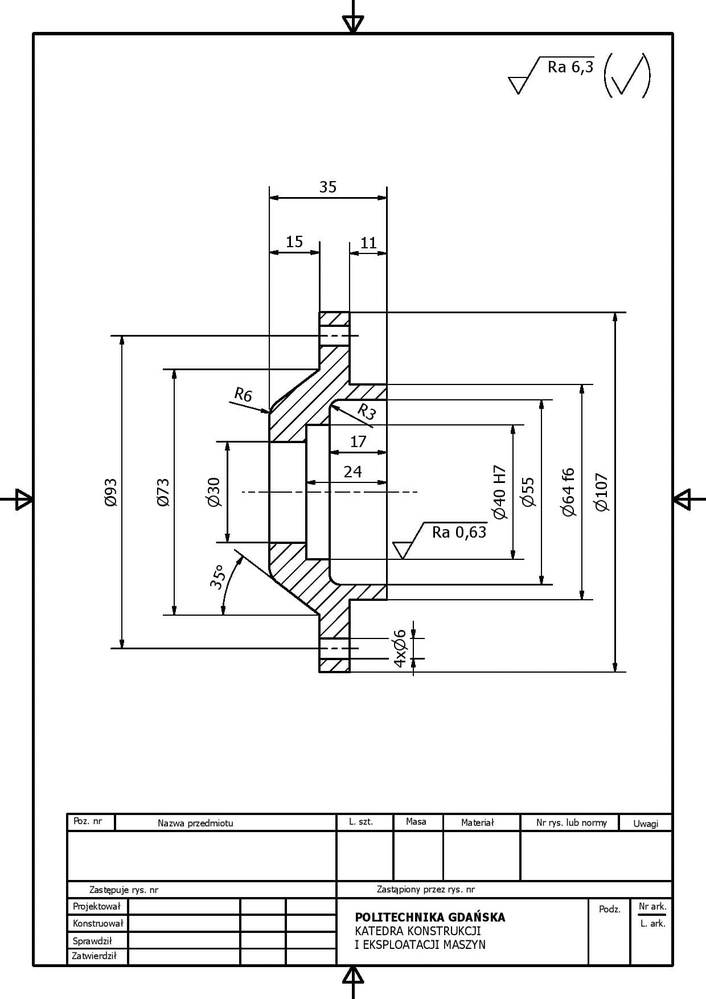
#> input picture University_Projects/multimedia_systems/lossless-compression/images/rysunek_techniczny.jpg, 706 x 999 px, shrunk from 1240 x 1754 before the run
$ python lossless_compression.py
#> lines starting #> are read from the running program, lines starting #| are printed output that depends on the picture
import numpy as np
from tqdm import tqdm
import matplotlib.pyplot as plt
import sys

img_tech = plt.imread(r"images/rysunek_techniczny.jpg")
#> img_tech is the input picture: shape (999, 706, 3); min 0, max 255, mean 241
img_wzor = plt.imread(r"images/wzor_dokumentu.png")
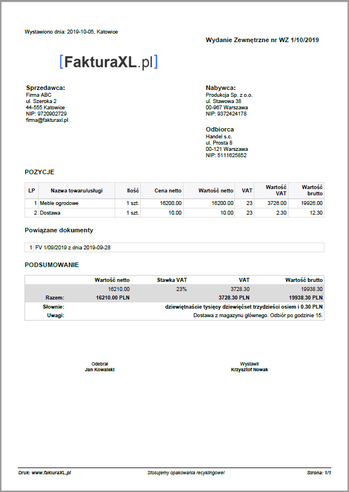
#> input picture University_Projects/multimedia_systems/lossless-compression/images/wzor_dokumentu.png, 349 x 492 px, shrunk from 612 x 864 before the run
#> img_wzor is the input picture: shape (492, 349, 3) float32; mean R, G, B 0.962, 0.963, 0.962
img_color = plt.imread(r"images/kolorowe_zdjecie.jpg")
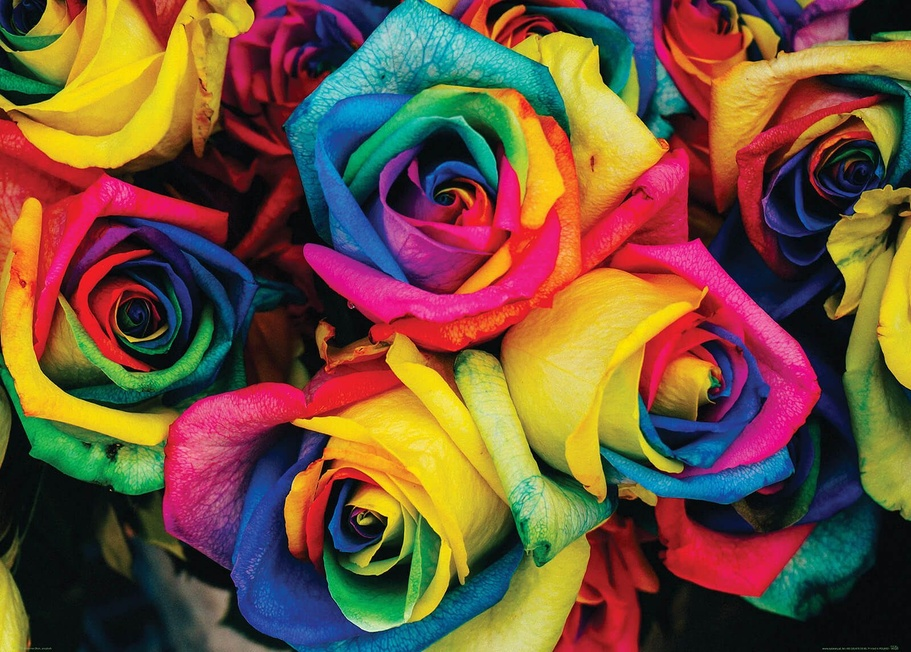
#> input picture University_Projects/multimedia_systems/lossless-compression/images/kolorowe_zdjecie.jpg, 911 x 652 px, shrunk from 1600 x 1144 before the run
#> img_color is the input picture: shape (652, 911, 3); mean R, G, B 114.3, 83.8, 59
#img_google = plt.imread(r"google_picture.jpg")
paths = [img_tech, img_wzor, img_color]
print(img_tech.shape)
#| (999, 706, 3)

def get_size(obj, seen=None):
    size = sys.getsizeof(obj)
    if seen is None:
        seen = set()
    obj_id  = id(obj)
    if obj_id is seen:
        return 0
    seen.add(obj_id)
    if isinstance(obj,np.ndarray):
        size=obj.nbytes
    elif isinstance(obj, dict):
        size += sum([get_size(v, seen) for v in obj.values()])
        size += sum([get_size(k, seen) for k in obj.keys()])
    elif hasattr(obj, '__dict__'):
        size += get_size(obj.__dict__, seen)
    elif hasattr(obj, '__iter__') and not isinstance(obj, (str, bytes, bytearray)):
        size += sum([get_size(i, seen) for i in obj])
    return size
dane_testowe = np.array([1,1,1,1,2,1,1,1,1,2,1,1,1,1])
print(dane_testowe)
print(np.array(dane_testowe.shape))
print(get_size(dane_testowe))

def test_RLE_encode(data):
    flat_data = data.flatten()
    buffer_size = len(flat_data) * 2
    encoded_buffer = np.zeros(buffer_size, dtype=int)
    start_value = flat_data[0]
    start_length = 1
    buffer_index = 0
    for i in range(1, len(flat_data)):
        if flat_data[i] == start_value:
            start_length += 1
        else:
            encoded_buffer[buffer_index] = start_length
            encoded_buffer[buffer_index + 1] = start_value
            buffer_index += 2
            start_value = flat_data[i]
            start_length = 1
    encoded_buffer[buffer_index] = start_length
    encoded_buffer[buffer_index + 1] = start_value
    buffer_index += 2
    encoded_data = encoded_buffer[:buffer_index]
    original_shape = np.array(data.shape)
    encoded_combined_data = np.concatenate(([original_shape.size], original_shape, encoded_data))
    return encoded_combined_data
dane_testowe1 = np.array([-1,-1,-1,-5,-5,-3,-4,-2,1,2,2,1])
dane_testowe2 = np.eye(7)
encoded_data = test_RLE_encode(dane_testowe1)
print(dane_testowe1)
print(get_size(dane_testowe1))
print("RLE encode: ", encoded_data)
print(get_size(encoded_data))
#print("Oryginal shape", original_shape)

def test_RLE_decode(encoded_data):
    num_dims = encoded_data[0]
    original_shape = tuple(encoded_data[1:num_dims+1])
    encoded_data = encoded_data[num_dims+1:]
    decoded_list = []
    i = 0
    while i < len(encoded_data):
        start_length = encoded_data[i]
        start_value = encoded_data[i + 1]
        decoded_list.extend([start_value] * start_length)
        i += 2
    decoded_array = np.array(decoded_list).reshape(original_shape)
    return decoded_array
#enc = compress_data_with_shape_info(dane_testowe1)
decode = test_RLE_decode(encoded_data)
print("RLE decode: ", decode)

def handle_repeats(data, index):
    start_value = data[index]
    count = 1
    max_index = len(data)
    while index + count < max_index and data[index + count] == start_value and count < 128:
        count += 1
    return count, start_value

def handle_non_repeats(data, index):
    start_index = index
    max_index = len(data)
    while index + 1 < max_index and data[index] != data[index + 1] and (index - start_index) < 127:
        index += 1
    if index + 1 < max_index and data[index] == data[index + 1]:
        return index - start_index, data[start_index:index]
    else:
        return index - start_index + 1, data[start_index:index + 1]


def Byterun_encode(data):
    flattened_data = data.flatten()
    encoded = []
    encoded.append(len(data.shape))
    encoded.extend(data.shape)
    i = 0
    max_steps = len(flattened_data)

    with tqdm(total=max_steps) as pbar:
        while i < len(flattened_data):
            if i + 1 < len(flattened_data) and flattened_data[i] == flattened_data[i + 1]:
                count, value = handle_repeats(flattened_data, i)
                encoded.append(-count + 1)
                encoded.append(value)
                i += count
            else:
                count, elements = handle_non_repeats(flattened_data, i)
                encoded.append(count - 1)
                encoded.extend(elements)
                i += count
            pbar.update(count)

    return np.array(encoded, dtype=int)

def Byterun_decode(encoded_data):
    num_dims = encoded_data[0]
    original_shape = tuple(encoded_data[1:num_dims+1])
    decoded_data = []
    i = num_dims + 1
    max_steps = np.prod(original_shape)

    with tqdm(total=max_steps) as pbar:
        while i < len(encoded_data):
            count = encoded_data[i]
            if count < 0:
                value = encoded_data[i + 1]
                repeat_count = (-count + 1)
                decoded_data.extend([value] * (-count + 1))
                i += 2
            else:
                count += 1
                decoded_data.extend(encoded_data[i + 1: i + 1 + count])
                i += count + 1
            pbar.update(repeat_count if count < 0 else count)

    return np.array(decoded_data).reshape(original_shape)

#original_data = np.array([5,5,5,1,2,3,4,4,1,2,3,4])
#original_data = np.array([-1,-1,-1,-5,-5,-3,-4,-2,1,2,2,1])
original_data = img_wzor
original_data = original_data.astype(int)
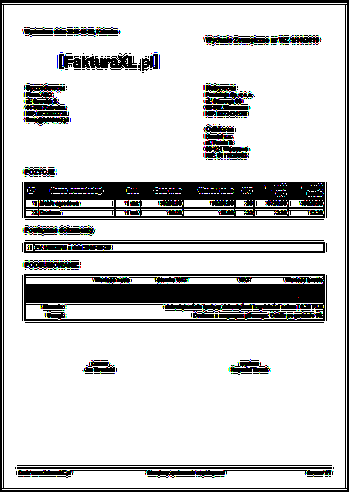
#> original_data: shape (492, 349, 3) int64; mean R, G, B 0.798, 0.799, 0.799; drawn with 1 as white
encoded_data_b = Byterun_encode(original_data)
#> in Byterun_encode, `max_steps = len(flattened_data)`: max_steps = 515124
#> the loop in Byterun_encode, `while i < len(flattened_data):` made 12060 passes
#> (start_value in handle_repeats, count, value, i) on passes 1 to 12: (0, 128, 0, 128), (0, 128, 0, 256), (0, 128, 0, 384), (0, 128, 0, 512), (0, 128, 0, 640), (0, 128, 0, 768), (0, 128, 0, 896), (0, 128, 0, 1024), (0, 128, 0, 1152), (0, 128, 0, 1280), (0, 128, 0, 1408), (0, 128, 0, 1536)
#> (count, value, i) on passes 61 to 66: (128, 1, 6678), (128, 1, 6806), (128, 1, 6934), (128, 1, 7062), (128, 1, 7190), (127, 1, 7317)
#> after the loop in Byterun_encode, `while i < len(flattened_data):`: encoded = 24174 items; i = 515124
#decoded_data = Byterun_decode(encoded_data_b)
print("Original Data:", original_data)
#> (printed output is left out)
print("Original Data size (using get_size):", get_size(original_data))
#| Original Data size (using get_size): 4120992
print("Original Data size (using sys.getsizeof):", sys.getsizeof(original_data))
#| Original Data size (using sys.getsizeof): 4121136
print("Original Data size (using nbytes):", original_data.nbytes)
#| Original Data size (using nbytes): 4120992
print("Encoded Data:", encoded_data_b)
#> (printed output is left out)
print("Encoded Data size (using get_size):", get_size(encoded_data_b))
#| Encoded Data size (using get_size): 193392
print("Encoded Data size (using sys.getsizeof):", sys.getsizeof(encoded_data_b))
#| Encoded Data size (using sys.getsizeof): 193504
print("Encoded Data size (using nbytes):", encoded_data_b.nbytes)
#| Encoded Data size (using nbytes): 193392
try:
    decoded_data = Byterun_decode(encoded_data_b)
#> in Byterun_decode, `num_dims = encoded_data[0]`: num_dims = 3
#> in Byterun_decode, `original_shape = tuple(encoded_data[1:num_dims+1])`: original_shape = (492, 349, 3)
#> in Byterun_decode, `i = num_dims + 1`: i = 4
#> in Byterun_decode, `max_steps = np.prod(original_shape)`: max_steps = 515124
#> the loop in Byterun_decode, `while i < len(encoded_data):` made 12060 passes
#> (count, value, repeat_count, i) on passes 1 to 12: (-127, 0, 128, 6), (-127, 0, 128, 8), (-127, 0, 128, 10), (-127, 0, 128, 12), (-127, 0, 128, 14), (-127, 0, 128, 16), (-127, 0, 128, 18), (-127, 0, 128, 20), (-127, 0, 128, 22), (-127, 0, 128, 24), (-127, 0, 128, 26), (-127, 0, 128, 28)
#> count on pass 53: -126
    print("Decoded Data:", decoded_data)
#> (printed output is left out)
    print("Decoded Data size: ", get_size(decoded_data))
#| Decoded Data size:  4120992
except Exception as e:
    print(str(e))

t1 = np.array([5,1,5,1,5,5,1,1,5,5,1,1,5])
t2 = np.dstack([np.eye(7),np.eye(7),np.eye(7)])
t3 = np.eye(7)
tests = [t1, t2, t3]
print("RLE:")
def RLE_test(tests):
    for x, i in enumerate(tests):
        i = i.astype(int)
        print("Original_data: ", i)
        print(f"Original_size: {i.nbytes}")
        compress = test_RLE_encode(i)
        print(f"encode_test_{x+1}:",compress)
        print(f"Size_encode: {compress.nbytes}")
        decompress = test_RLE_decode(compress)
        print(f"decode_test_{x+1}:",decompress)
        print(f"Size_decode: {decompress.nbytes}")
RLE_test(tests)
print("ByteRun:")
def Byterun_test(tests):
    for x, i in enumerate(tests):
        i = i.astype(int)
        print("Original_data: ", i)
        print(f"Original_size: {i.nbytes}")
        compress = Byterun_encode(i)
        print(f"encode_test_{x+1}:",compress)
        print(f"Size_encode: {compress.nbytes}")
        decompress = Byterun_decode(compress)
        print(f"decode_test_{x+1}:",decompress)
        print(f"Size_decode: {decompress.nbytes}")
Byterun_test(tests)
def CR(size_before, size_after):
    return size_before / size_after

def PR(size_before, size_after):
    return (size_after / size_before) * 100
def compression_test(img, encode_function, decode_function):
    original_size = img.nbytes
    encoded = encode_function(img)
    decoded = decode_function(encoded)
    encoded_size = encoded.nbytes
    if np.array_equal(img, decoded):
        print("Identyczne dane.")
    else:
        print("Nie identyczne dane.")
    cr = CR(original_size, encoded_size)
    pr = PR(original_size, encoded_size)
    return original_size, encoded_size, cr, pr
def main():
    images = [img_tech, img_wzor, img_color]
    titles = ['Rysunek techniczny', 'Wzor dokumentu', 'Kolorowe zdjęcie']
    results = []
    for img, tit in zip(images, titles):
        img = img.astype(int)
        print(f"Obraz: {tit}, Rozmiar oryginalny: {img.nbytes} bajtów")
        print("Test RLE:")
        rle_results = compression_test(img, test_RLE_encode, test_RLE_decode)
        results.append(('RLE', rle_results))
        print(f"Rozmiar zakodowany: {rle_results[1]} bajtów, CR: {rle_results[2]}, PR: {rle_results[3]}%")
        print("Test Byterun:")
        byterun_results = compression_test(img, Byterun_encode, Byterun_decode)
        results.append(('Byterun', byterun_results))
        print(f"Rozmiar zakodowany: {byterun_results[1]} bajtów, CR: {byterun_results[2]}, PR: {byterun_results[3]}%")
    return results

if __name__ == "__main__":
    main_results = main()
#> the loop in main, `for img, tit in zip(images, titles):` made 3 passes
#> tit on passes 1 to 3: 'Rysunek techniczny', 'Wzor dokumentu', 'Kolorowe zdjęcie'
#> (printed output is left out)
#> pass 1, in main, `img = img.astype(int)`:
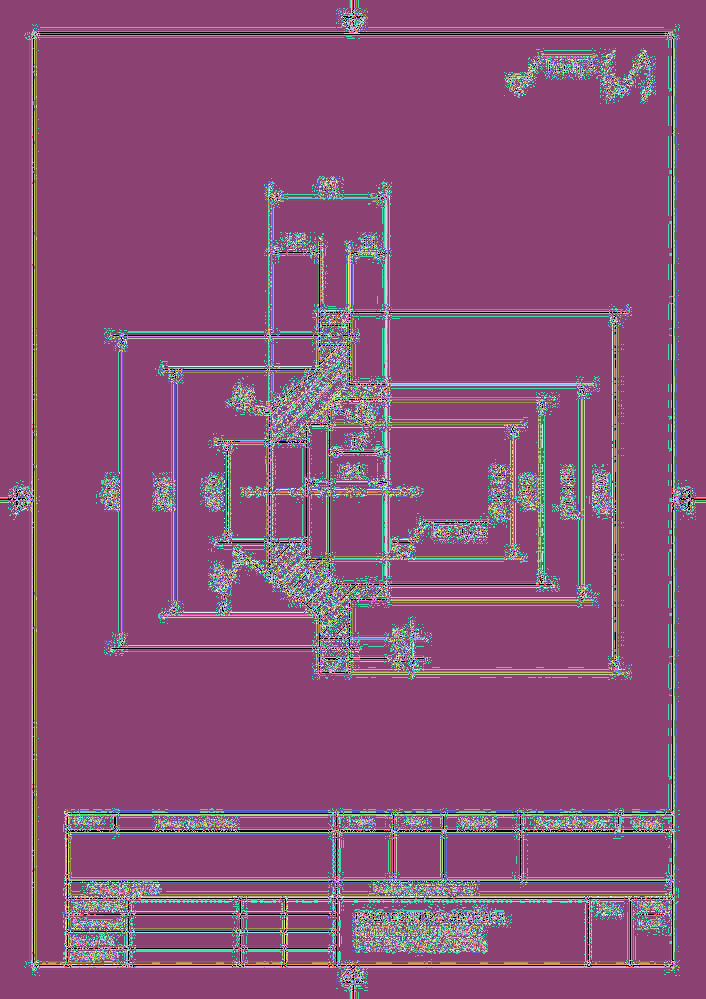
#> img: shape (999, 706, 3) int64; 256 distinct labels, from 0 to 255; one colour per label, 0 black
